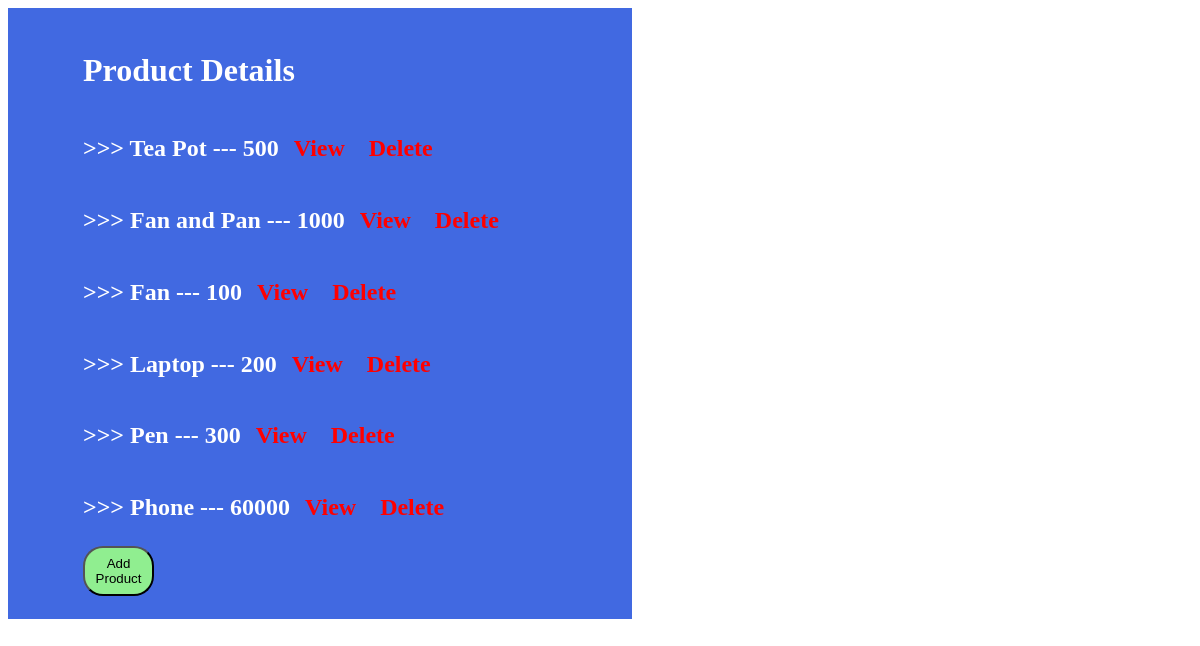
/product/list, run on an earlier commit of the app's database.
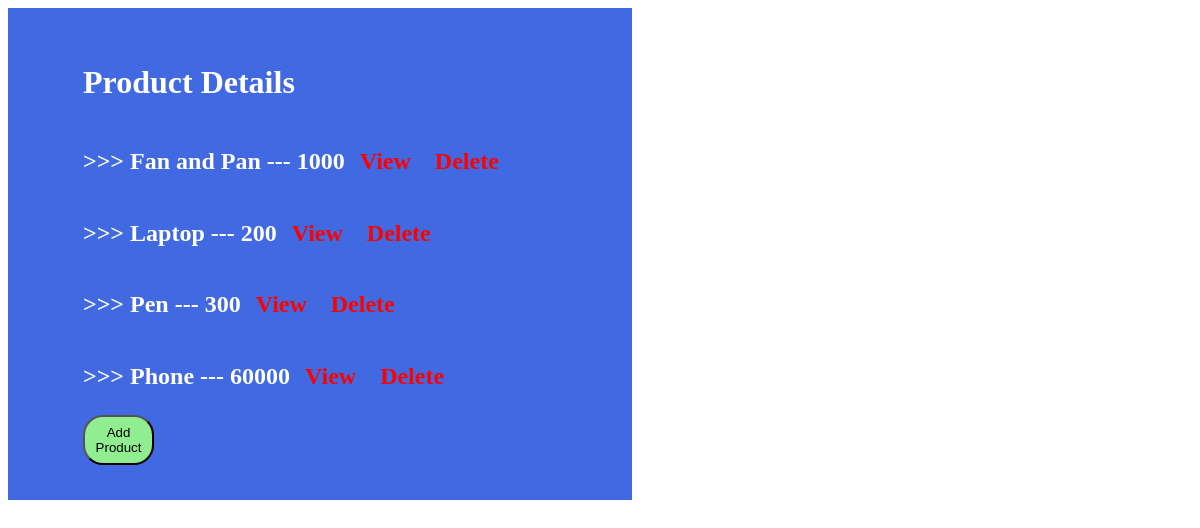
And on a later commit of the database.
### Products/models.py (models this page shows)
class Products(models.Model):
    name = models.TextField()
    prize = models.IntegerField()

### Products/views.py (the view)
# urls.py: path('list',list_product),
def list_product(request):
    context={
        "object" : Products.objects.all()
    }
    return render(request,'list.html',context=context)

### templates/list.html (shortened to what this page needs)
{% extends 'base.html' %}{% block content %}
<div
  style="
    display: flex;
    flex-direction: column;
    justify-content: center;
    background-color: royalblue;
    color: white;
    width: 40%;
    height: 50%;
    padding: 50px 75px;
    gap: 5px;
    overflow: auto;
    justify-content: center;
    align-content: center;
  "
>
  <h1>Product Details</h1>
  {%if object%} {%for i in object%}
  <h2>
    >>> {{i.name}} --- {{i.prize}}
    <a
      href="/product/id/{{i.id}}"
      style="color: red; padding: 9px; text-decoration: none"
    >
      View</a
    >
    <a
      href="/product/delete/{{i.id}}"
      style="color: red; padding: 9px; text-decoration: none"
    >
      Delete</a
    >
  </h2>
  {% endfor %} {% endif %}
  <a style="color: black; text-decoration: none" href="/product/form">
    <button
      style="
        border-radius: 20px;
        width: 15%;
        height: 50px;
        background-color: lightgreen;
      "
    >
      Add Product
    </button>
  </a>
  {% endblock %}

What changed in the data, as far as the page shows it:
removed Products: name "Tea Pot", prize "500"
removed Products: name "Fan", prize "100"
